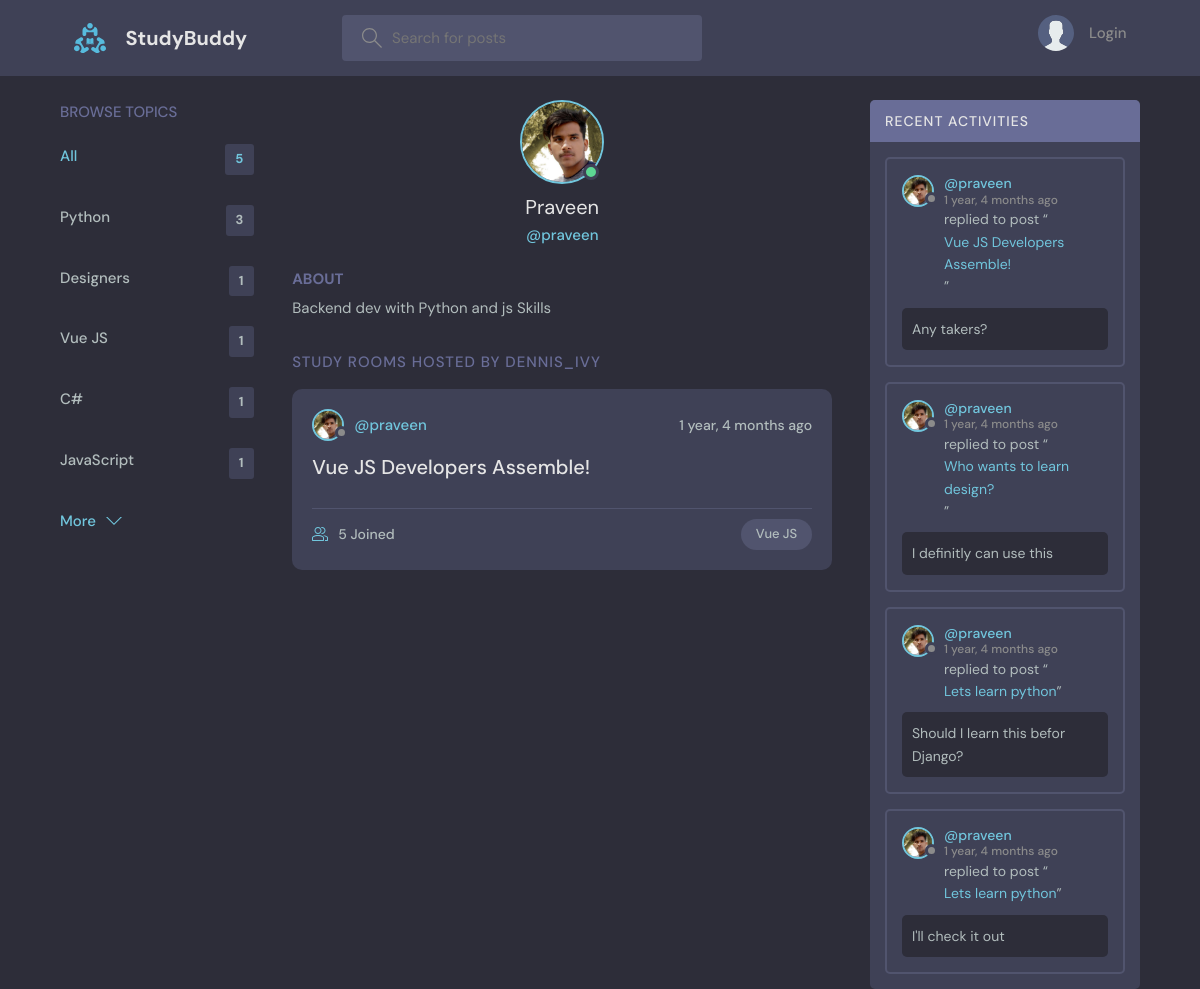
/profile/2/, run on an earlier commit of the app's database.
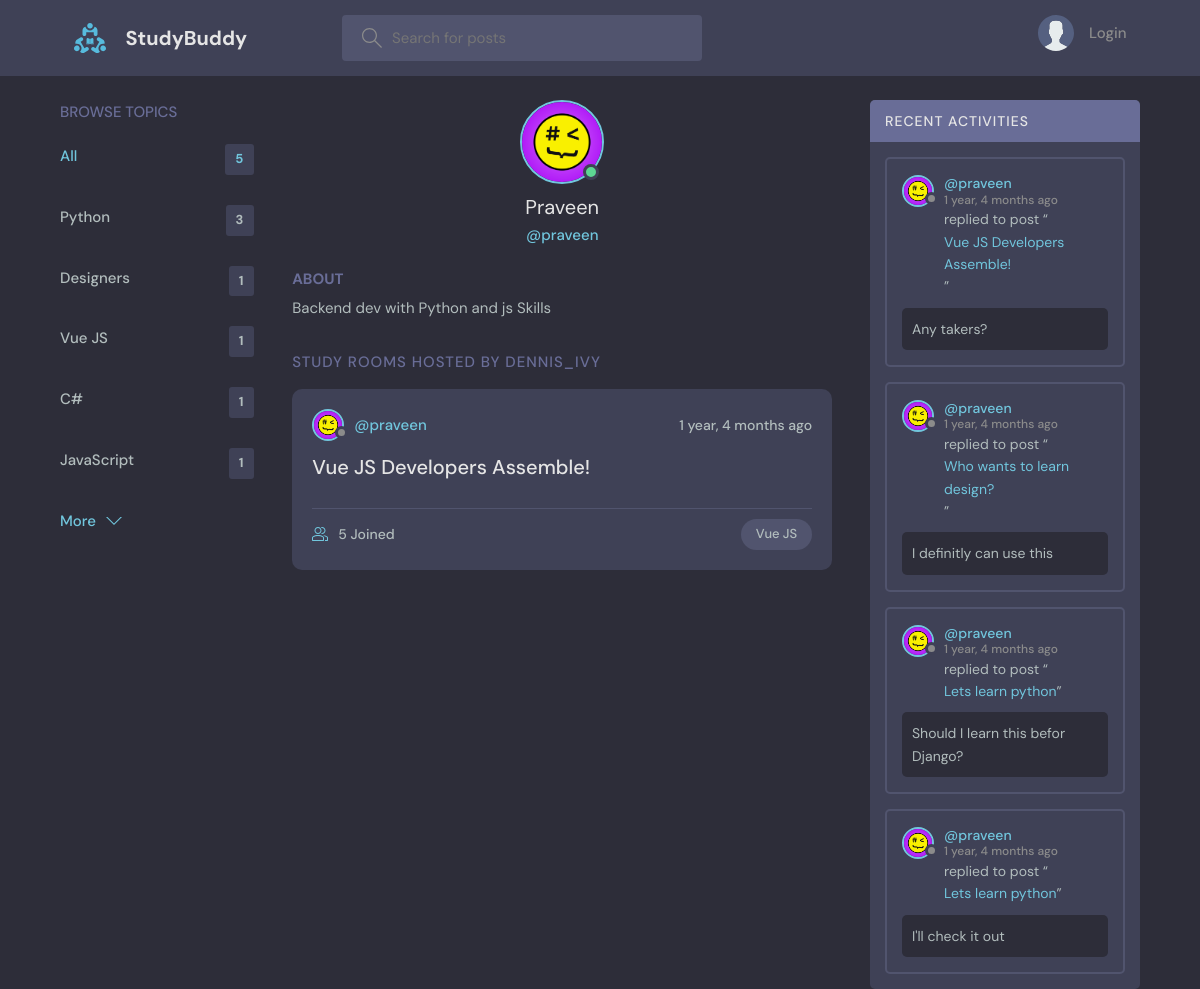
And on a later commit of the database.
### base/models.py (models this page shows, shortened)
class Topic(models.Model):
    name = models.CharField(max_length=200)

class User(AbstractUser):
    name = models.CharField(max_length=200, null=True)
    email = models.EmailField(unique=True, null=True)
    bio = models.TextField(null=True)
    avatar = models.ImageField(null=True, default="avatar.svg")
    REQUIRED_FIELDS = []

class Room(models.Model):
    host = models.ForeignKey(User, on_delete=models.SET_NULL, null=True)
    topic = models.ForeignKey(Topic, on_delete=models.SET_NULL, null=True)
    name = models.CharField(max_length=200)
    description = models.TextField(null=True, blank=True)
    participants = models.ManyToManyField(
        User, related_name='participants', blank=True)
    updated = models.DateTimeField(auto_now=True)
    created = models.DateTimeField(auto_now_add=True)
    class Meta:
        ordering = ['-updated', '-created']
    def __str__(self):
        return self.name

class Message(models.Model):
    user = models.ForeignKey(User, on_delete=models.CASCADE)
    room = models.ForeignKey(Room, on_delete=models.CASCADE)
    body = models.TextField()
    updated = models.DateTimeField(auto_now=True)
    created = models.DateTimeField(auto_now_add=True)
    class Meta:
        ordering = ['-updated', '-created']

### base/views.py (the view)
# urls.py: path('profile/<str:pk>/', views.userProfile, name="user-profile"),
def userProfile(request, pk):
    user = User.objects.get(id=pk)
    rooms = user.room_set.all()
    room_messages = user.message_set.all()
    topics = Topic.objects.all()
    context = {'user': user, 'rooms': rooms,
               'room_messages': room_messages, 'topics': topics}
    return render(request, 'base/profile.html', context)

### base/templates/base/profile.html (shortened to what this page needs)
{% extends 'main.html' %}
{% block content %}
<main class="profile-page layout layout--3">
  <div class="container">
    {% include 'base/topics_component.html' %}
    <div class="roomList">
      <div class="profile">
        <div class="profile__avatar">
          <div class="avatar avatar--large active">
            <img src="{{user.avatar.url}}" />
          </div>
        </div>
        <div class="profile__info">
          <h3>{{user.name}}</h3>
          <p>@{{user.username}}</p>
        </div>
        <div class="profile__about">
          <h3>About</h3>
          <p>
            {{user.bio}}
          </p>
        </div>
      </div>
      <div class="roomList__header">
        <div>
          <h2>Study Rooms Hosted by dennis_ivy</a>
          </h2>
        </div>
      </div>
      {% include 'base/feed_component.html' %}
    </div>
    {% include 'base/activity_component.html' %}
  </div>
</main>
{% endblock content %}

### templates/main.html (shortened to what this page needs)
<!DOCTYPE html>
{% load static %}
<html lang="en">
<head>
    <link rel="stylesheet" href="{% static 'styles/style.css' %}" />
</head>
<body>
    {% include 'navbar.html' %}
    {% block content %}
    {% endblock %}
</body>
</html>

### templates/navbar.html (shortened to what this page needs)
{% load static %}
<header class="header header--loggedIn">
    <div class="container">
        <a href="{% url 'home' %}" class="header__logo">
            <img src="{% static 'images/logo.svg' %}" />
            <h1>StudyBuddy</h1>
        </a>
        <form class="header__search" method="GET" action="{% url 'home' %}">
            <label>
                <input name="q" placeholder="Search for posts" />
            </label>
        </form>
        <nav class="header__menu">
            {% if request.user.is_authenticated %}
            <div class="header__user">
                <a href="{% url 'update-user' %}">
                    <div class="avatar avatar--medium active">
                        <img src="{{request.user.avatar.url}}" />
                    </div>
                    <p>{{request.user.username}} <span>@{{request.user.username}}</span></p>
                </a>
                <button class="dropdown-button">
                    <svg version="1.1" xmlns="http://www.w3.org/2000/svg" width="32" height="32" viewBox="0 0 32 32">
                        <title>chevron-down</title>
                        <path d="M16 21l-13-13h-3l16 16 16-16h-3l-13 13z"></path>
                    </svg>
                </button>
            </div>
            {% else %}
            <a href="{% url 'login' %}">
                <img src="{% static 'images/avatar.svg' %}" />
                <p>Login</p>
            </a>
            {% endif %}
        </nav>
    </div>
</header>

### base/templates/base/topics_component.html
<div class="topics">
    <div class="topics__header">
        <h2>Browse Topics</h2>
    </div>
    <ul class="topics__list">
        <li>
            <a href="{% url 'home' %}" class="active">All <span>{{topics.count}}</span></a>
        </li>
        {% for topic in topics %}
        <li>
            <a href="{% url 'home' %}?q={{topic.name}}">{{topic.name}}<span>{{topic.room_set.all.count}}</span></a>
        </li>
        {% endfor %}
    </ul>
    <a class="btn btn--link" href="{% url 'topics' %}">
        More
        <svg version="1.1" xmlns="http://www.w3.org/2000/svg" width="32" height="32" viewBox="0 0 32 32">
            <title>chevron-down</title>
            <path d="M16 21l-13-13h-3l16 16 16-16h-3l-13 13z"></path>
        </svg>
    </a>
</div>

### base/templates/base/feed_component.html (shortened to what this page needs)
{% for room in rooms %}
<div class="roomListRoom">
    <div class="roomListRoom__header">
        <a href="{% url 'user-profile' room.host.id %}" class="roomListRoom__author">
            <div class="avatar avatar--small">
                <img src="{{room.host.avatar.url}}" />
            </div>
            <span>@{{room.host.username}}</span>
        </a>
        <div class="roomListRoom__actions">
            <span>{{room.created|timesince}} ago</span>
        </div>
    </div>
    <div class="roomListRoom__content">
        <a href="{% url 'room' room.id %}">{{room.name}}</a>
    </div>
    <div class="roomListRoom__meta">
        <a href="{% url 'room' room.id %}" class="roomListRoom__joined">
            {{room.participants.all.count}} Joined
        </a>
        <p class="roomListRoom__topic">{{room.topic.name}}</p>
    </div>
</div>
{% endfor %}

### base/templates/base/activity_component.html (shortened to what this page needs)
<div class="activities">
    <div class="activities__header">
        <h2>Recent Activities</h2>
    </div>
    {% for message in room_messages %}
    <div class="activities__box">
        <div class="activities__boxHeader roomListRoom__header">
            <a href="{% url 'user-profile' message.user.id %}" class="roomListRoom__author">
                <div class="avatar avatar--small">
                    <img src="{{message.user.avatar.url}}" />
                </div>
                <p>
                    @{{message.user.username}}
                    <span>{{message.created|timesince}} ago</span>
                </p>
            </a>
        </div>
        <div class="activities__boxContent">
            <p>replied to post “<a href="{% url 'room' message.room.id %}">{{message.room}}</a>”</p>
            <div class="activities__boxRoomContent">{{message.body}}</div>
        </div>
    </div>
    {% endfor %}
</div>

What changed in the data, as far as the page shows it:
changed User "Praveen": avatar: a different picture
changed through a linked row, Room "Vue JS Developers Assemble!": host.avatar: a different picture
changed through a linked row, Message "Any takers?": user.avatar: a different picture
changed through a linked row, Message "I definitly can use this": user.avatar: a different picture
changed through a linked row, Message "Should I learn this befor Django?": user.avatar: a different picture
changed through a linked row, Message "I'll check it out": user.avatar: a different picture
